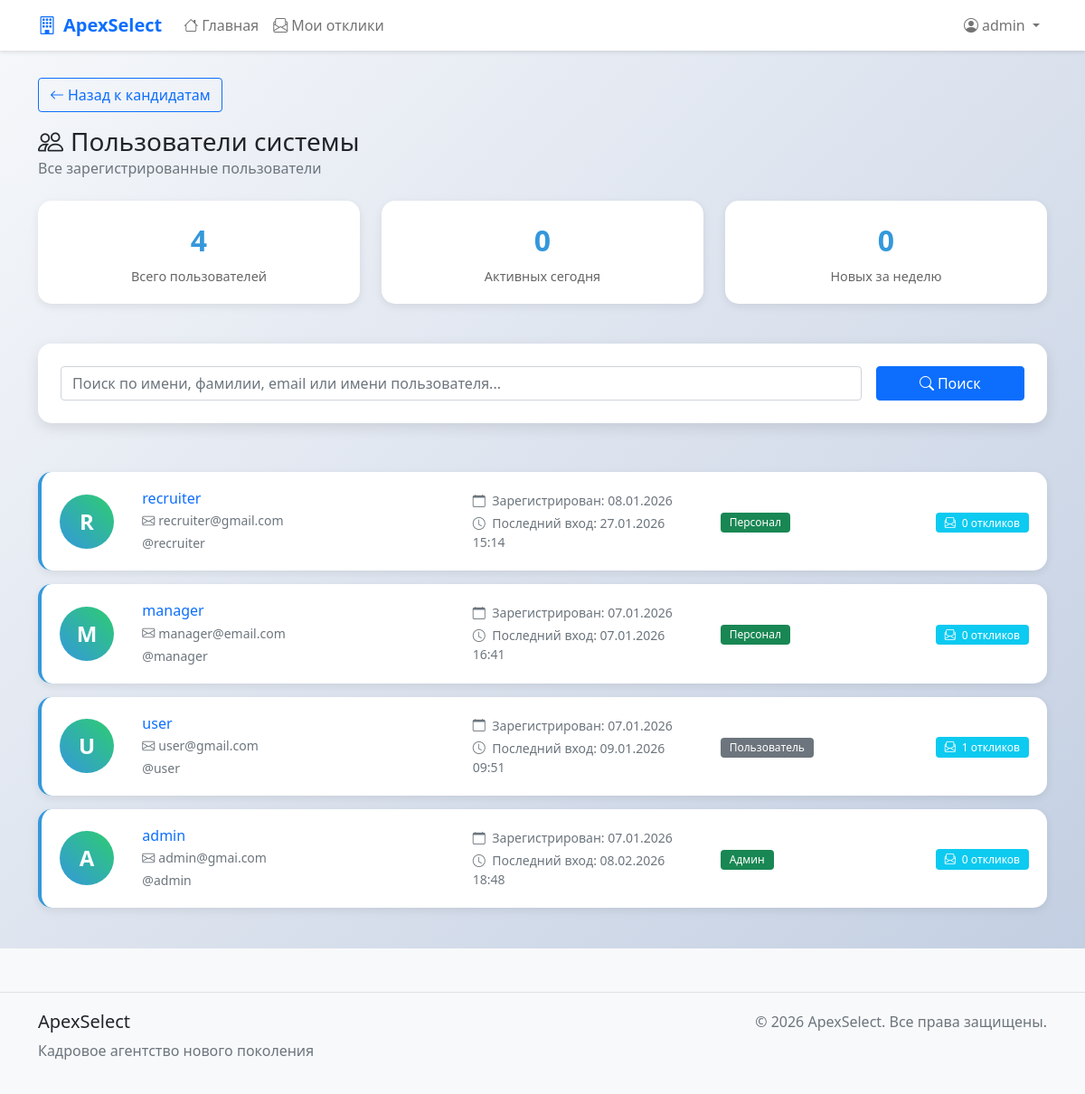
Before: /recruiter/users/ (signed in) with the older database file.
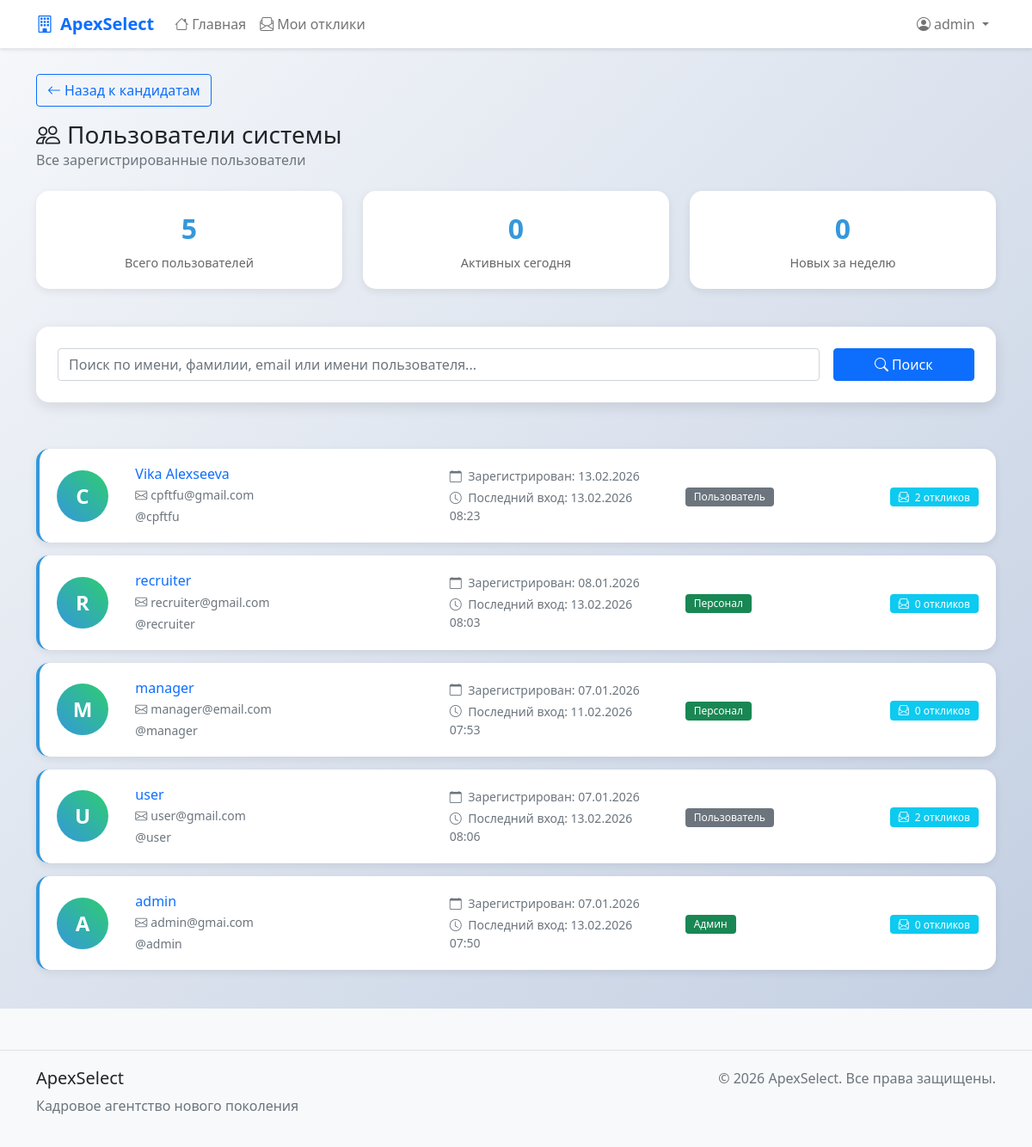
After: the same page with the newer database file.
### apexSelect/models.py (models this page shows, shortened)
class CustomUser(AbstractUser):
    email = models.EmailField(_('email address'), unique=True)
    phone_number = models.CharField(_('phone number'), max_length=15, blank=True, null=True)
    date_of_birth = models.DateField(_('date of birth'), blank=True, null=True)
    bio = models.TextField(_('biography'), max_length=500, blank=True)
    is_verified = models.BooleanField(_('verified'), default=False)
    created_at = models.DateTimeField(_('created at'), default=now)
    updated_at = models.DateTimeField(_('updated at'), auto_now=True)
    def get_full_name(self):
        return f"{self.first_name} {self.last_name}".strip()
    class Meta:
        verbose_name = _('user')
        verbose_name_plural = _('users')
        ordering = ['-date_joined']

### apexSelect/views.py (the view, shortened to what this page needs)
# urls.py: path('recruiter/users/', views.user_list, name='user_list'),
@login_required
@user_passes_test(is_recruiter)
def user_list(request):
    users = CustomUser.objects.all().order_by('-date_joined')
    search_query = request.GET.get('search', '')
    for user in users:
        user.response_count = VacancyResponse.objects.filter(user=user).count()
    context = {
        'users': users,
        'search_query': search_query,
        'total_users': users.count(),
    }
    return render(request, 'recruiter/user_list.html', context)

### apexSelect/views.py (called while the page is built)
def is_recruiter(user):
    return user.is_staff or user.is_superuser

### apexSelect/templates/recruiter/user_list.html (shortened to what the changed rows need)
{% extends 'base.html' %}
{% block content %}
<div class="users-list">
    <div class="container">
        <div class="row mb-4">
            <div class="col-12">
                <div class="d-flex justify-content-between align-items-center">
                    <div>
                        <h1 class="h3 mb-0">
                            <i class="bi bi-people me-2"></i>Пользователи системы
                        </h1>
                    </div>
                </div>
            </div>
        </div>
        <div class="row mb-4">
            <div class="col-md-4">
                <div class="stats-card">
                    <div class="stats-number">{{ total_users }}</div>
                    <div class="stats-label">Всего пользователей</div>
                </div>
            </div>
        </div>
        <div class="row">
            <div class="col-12">
                {% if users %}
                    {% for user in users %}
                    <div class="user-card">
                        <div class="row align-items-center">
                            <div class="col-md-1">
                                <div class="user-avatar">
                                    {{ user.username|first|upper }}
                                </div>
                            </div>
                            <div class="col-md-4">
                                <h6 class="mb-1">
                                    <a href="{% url 'user_profile' user.id %}" class="text-decoration-none">
                                        {{ user.get_full_name|default:user.username }}
                                    </a>
                                </h6>
                                <p class="text-muted small mb-1">
                                    <i class="bi bi-envelope me-1"></i>{{ user.email }}
                                </p>
                                <p class="text-muted small mb-0">
                                    @{{ user.username }}
                                </p>
                            </div>
                            <div class="col-md-3">
                                <p class="text-muted small mb-1">
                                    <i class="bi bi-calendar me-1"></i>
                                    Зарегистрирован: {{ user.date_joined|date:"d.m.Y" }}
                                </p>
                                <p class="text-muted small mb-0">
                                    <i class="bi bi-clock me-1"></i>
                                    Последний вход: {{ user.last_login|date:"d.m.Y H:i"|default:"-" }}
                                </p>
                            </div>
                            <div class="col-md-2">
                                <span class="badge bg-{% if user.is_staff %}success{% else %}secondary{% endif %}">
                                    {% if user.is_superuser %}Админ
                                    {% elif user.is_staff %}Персонал
                                    {% else %}Пользователь{% endif %}
                                </span>
                            </div>
                            <div class="col-md-2">
                                <div class="text-end">
                                    <span class="badge bg-info">
                                        <i class="bi bi-envelope-paper me-1"></i>
                                        {{ user.response_count }} откликов
                                    </span>
                                </div>
                            </div>
                        </div>
                    </div>
                    {% endfor %}
                {% endif %}
            </div>
        </div>
    </div>
</div>
{% endblock %}

### apexSelect/templates/base.html (shortened to what this page needs)
<!DOCTYPE html>
<html lang="ru">
<head>
    <link href="https://cdn.jsdelivr.net/npm/bootstrap@5.1.3/dist/css/bootstrap.min.css" rel="stylesheet">
    <link rel="stylesheet" href="https://cdn.jsdelivr.net/npm/bootstrap-icons@1.8.1/font/bootstrap-icons.css">
</head>
<body>
    <nav class="navbar navbar-expand-lg navbar-light bg-white">
        <div class="container">
            <a class="navbar-brand" href="{% url 'home' %}">
                <i class="bi bi-building me-2"></i>ApexSelect
            </a>
            <div class="collapse navbar-collapse" id="navbarNav">
                <ul class="navbar-nav me-auto">
                    <li class="nav-item">
                        <a class="nav-link" href="{% url 'home' %}">
                            <i class="bi bi-house me-1"></i>Главная
                        </a>
                    </li>
                    {% if user.is_authenticated %}
                    <li class="nav-item">
                        <a class="nav-link" href="{% url 'my_responses' %}">
                            <i class="bi bi-envelope-paper me-1"></i>Мои отклики
                        </a>
                    </li>
                    {% endif %}
                </ul>
                <ul class="navbar-nav">
                    {% if user.is_authenticated %}
                        <li class="nav-item dropdown">
                            <a class="nav-link dropdown-toggle" href="#" id="navbarDropdown" role="button"
                               data-bs-toggle="dropdown">
                                <i class="bi bi-person-circle me-1"></i>{{ user.username }}
                            </a>
                        </li>
                    {% endif %}
                </ul>
            </div>
        </div>
    </nav>
    <main class="flex-shrink-0">
        {% block content %}{% endblock %}
    </main>
    <footer class="mt-5">
        <div class="container">
            <div class="row">
                <div class="col-md-6">
                    <h5>ApexSelect</h5>
                    <p class="text-muted">Кадровое агентство нового поколения</p>
                </div>
                <div class="col-md-6 text-end">
                    <p class="text-muted mb-0">&copy; {% now "Y" %} ApexSelect. Все права защищены.</p>
                </div>
            </div>
        </div>
    </footer>
</body>
</html>

Changed rows visible on the page:
changed CustomUser "admin": last_login "08.02.2026 18:48" → "13.02.2026 07:50"
added CustomUser: username|first "C", get_full_name "Vika Alexseeva", email "cpftfu@gmail.com", username "cpftfu", date_joined "13.02.2026", last_login "13.02.2026 08:23", is_superuser "Пользователь", response_count "2", is_staff False (drawn)
changed CustomUser "recruiter": last_login "27.01.2026 15:14" → "13.02.2026 08:03"
changed CustomUser "manager": last_login "07.01.2026 16:41" → "11.02.2026 07:53"
changed CustomUser "user": last_login "09.01.2026 09:51" → "13.02.2026 08:06"; response_count "1" → "2"
Other visible differences:
{{ total_users }}: "4" → "5"
